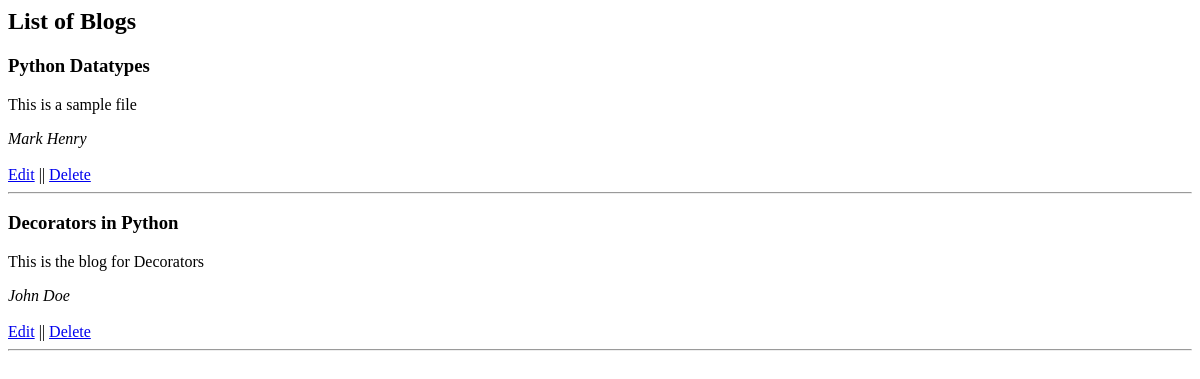
/demo/list, run on an earlier commit of the app's database.
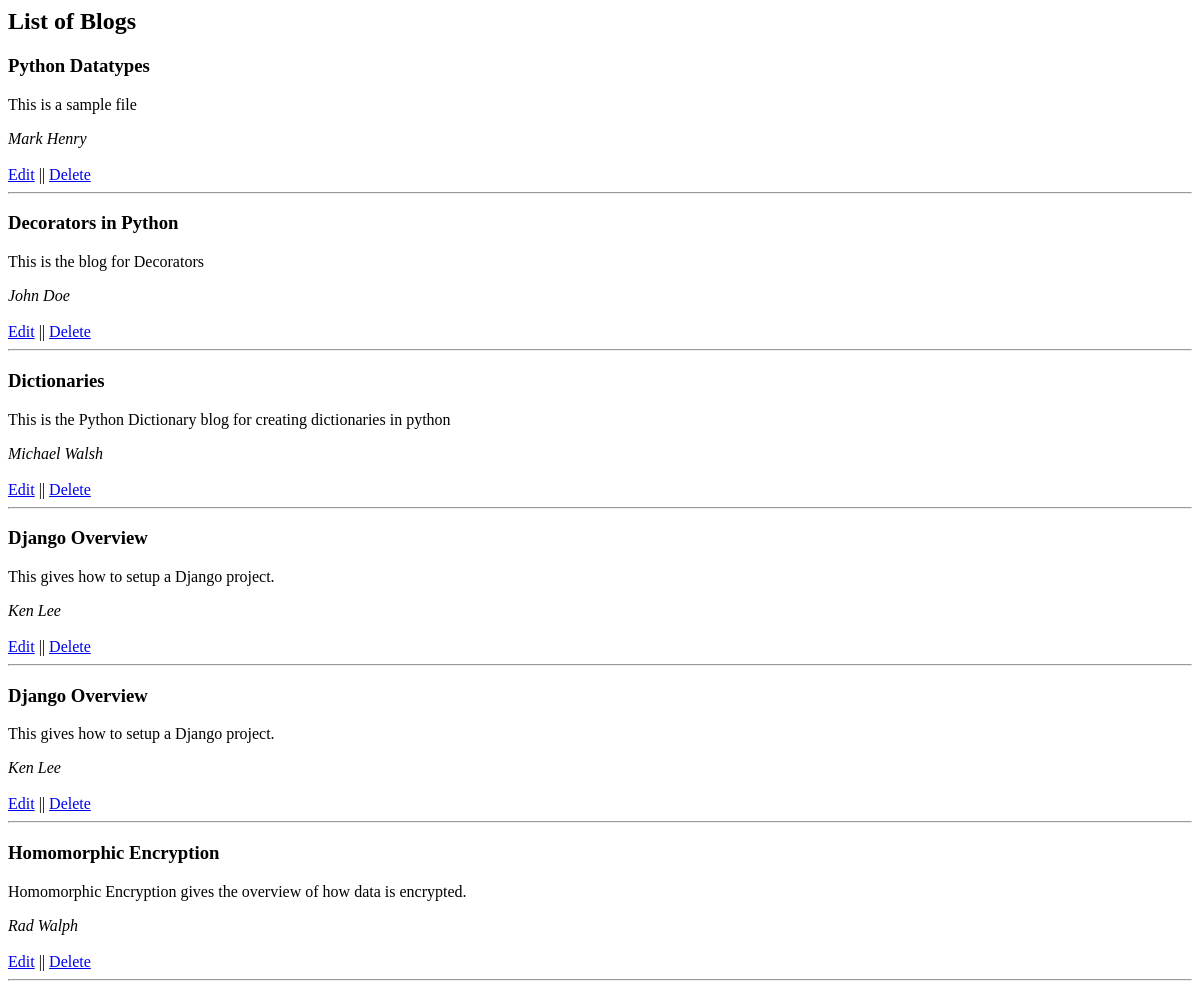
And on a later commit of the database.
### blog/models.py (models this page shows)
class Blog(models.Model):
    title = models.CharField(max_length=100)
    author = models.CharField(max_length=150)
    description = models.TextField()
    is_published = models.BooleanField(default=False)
    published_on = models.DateTimeField()

### blog/views.py (the view)
# urls.py: path('demo/list',list_blogs),
def list_blogs(request):
    blog = Blog.objects.all()
    return render(request,'list.html', {'blog': blog})

### templates/list.html
<div>
    <h2>List of Blogs</h2>
    {% for blog in blog %}
       <h3><b>{{blog.title}}</b></h3>
       <p>{{blog.description}}</p>
       <em>{{blog.author}}</em><br>
       <br>
       <a href = "/demo/{{blog.id}}/update">Edit</a> || <a href="/demo/{{blog.id}}/delete">Delete</a>
       <hr>
    {%endfor%}
</div>

What changed in the data, as far as the page shows it:
added Blog: title "Dictionaries", description "This is the Python Dictionary blog for creating dictionaries in python", author "Michael Walsh"
added Blog: title "Django Overview", description "This gives how to setup a Django project.", author "Ken Lee"
added Blog: title "Django Overview", description "This gives how to setup a Django project.", author "Ken Lee"
added Blog: title "Homomorphic Encryption", description "Homomorphic Encryption gives the overview of how data is encrypted.", author "Rad Walph"
